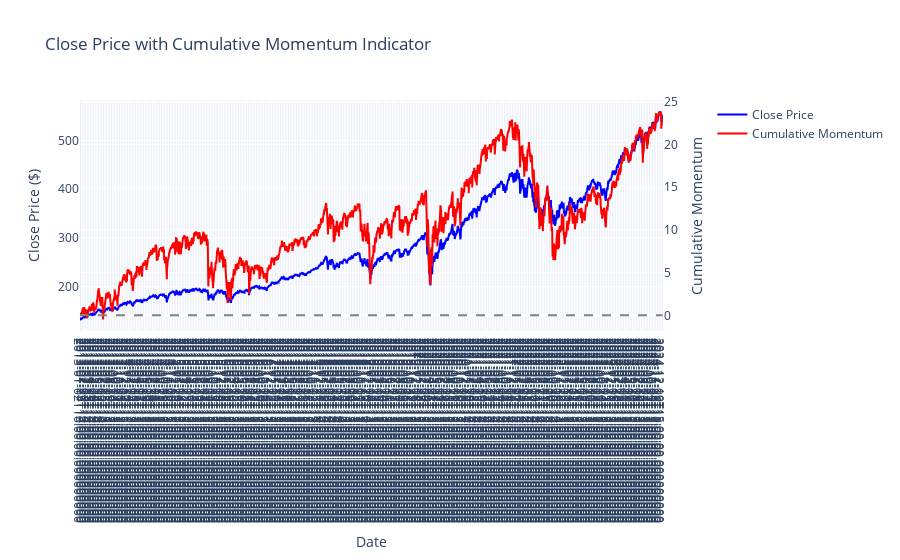

The code cell stored with this chart in its notebook:
### Code cell


### Figure 1 — Plotly figure (JSON) as saved in the notebook; plotly's stock layout.template omitted (floating-point values rounded to 4 significant figures; data arrays with more than 128 entries replaced by an {"elided": "..."} marker saying what was removed)
{"data": [{"line": {"color": "blue"}, "name": "Close Price", "type": "scatter", "x": {"elided": "18093 str values"}, "xaxis": "x", "y": {"elided": "18093 float values"}, "yaxis": "y"}, {"line": {"color": "red", "width": 2}, "name": "Cumulative Momentum", "type": "scatter", "x": {"elided": "18093 str values"}, "xaxis": "x", "y": {"elided": "18093 float values"}, "yaxis": "y2"}], "layout": {"shapes": [{"line": {"color": "gray", "dash": "dash"}, "type": "line", "x0": 0, "x1": 1, "xref": "x domain", "y0": 0, "y1": 0, "yref": "y2"}], "title": {"text": "Close Price with Cumulative Momentum Indicator"}, "xaxis": {"anchor": "y", "domain": [0, 0.94], "dtick": 50, "tick0": 0, "tickmode": "linear", "title": {"text": "Date"}, "type": "category"}, "yaxis": {"anchor": "x", "domain": [0, 1], "title": {"text": "Close Price ($)"}}, "yaxis2": {"anchor": "x", "overlaying": "y", "side": "right", "title": {"text": "Cumulative Momentum"}}}}
